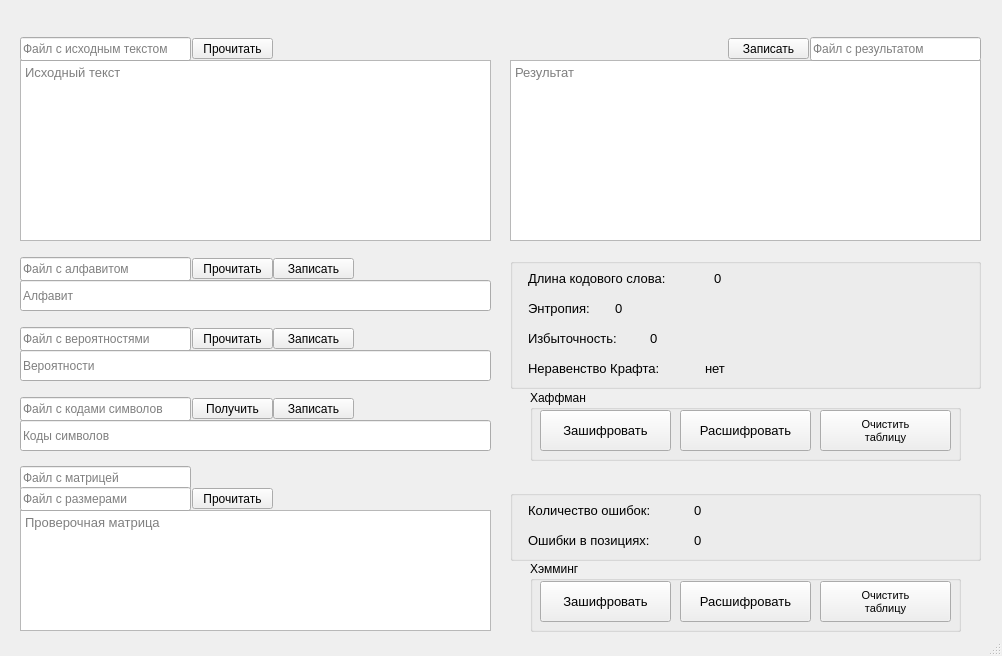
<?xml version="1.0" encoding="UTF-8"?>
<ui version="4.0">
 <class>MainWindow</class>
 <widget class="QMainWindow" name="MainWindow">
  <property name="geometry">
   <rect>
    <x>0</x>
    <y>0</y>
    <width>1002</width>
    <height>656</height>
   </rect>
  </property>
  <property name="minimumSize">
   <size>
    <width>1002</width>
    <height>656</height>
   </size>
  </property>
  <property name="maximumSize">
   <size>
    <width>1002</width>
    <height>656</height>
   </size>
  </property>
  <property name="windowTitle">
   <string>Кодировщик</string>
  </property>
  <widget class="QWidget" name="centralWidget">
   <widget class="QTextEdit" name="InitialText_TE">
    <property name="geometry">
     <rect>
      <x>20</x>
      <y>60</y>
      <width>471</width>
      <height>181</height>
     </rect>
    </property>
    <property name="font">
     <font>
      <pointsize>10</pointsize>
     </font>
    </property>
    <property name="placeholderText">
     <string>Исходный текст</string>
    </property>
   </widget>
   <widget class="QTextEdit" name="ResultText_TE">
    <property name="geometry">
     <rect>
      <x>510</x>
      <y>60</y>
      <width>471</width>
      <height>181</height>
     </rect>
    </property>
    <property name="font">
     <font>
      <pointsize>10</pointsize>
     </font>
    </property>
    <property name="placeholderText">
     <string>Результат</string>
    </property>
   </widget>
   <widget class="QLineEdit" name="Alphabet_LE">
    <property name="geometry">
     <rect>
      <x>20</x>
      <y>280</y>
      <width>471</width>
      <height>31</height>
     </rect>
    </property>
    <property name="font">
     <font>
      <pointsize>9</pointsize>
     </font>
    </property>
    <property name="mouseTracking">
     <bool>true</bool>
    </property>
    <property name="frame">
     <bool>true</bool>
    </property>
    <property name="dragEnabled">
     <bool>false</bool>
    </property>
    <property name="readOnly">
     <bool>false</bool>
    </property>
    <property name="placeholderText">
     <string>Алфавит</string>
    </property>
   </widget>
   <widget class="QLineEdit" name="InitialTextFilename_LE">
    <property name="geometry">
     <rect>
      <x>20</x>
      <y>37</y>
      <width>171</width>
      <height>24</height>
     </rect>
    </property>
    <property name="inputMask">
     <string/>
    </property>
    <property name="text">
     <string/>
    </property>
    <property name="placeholderText">
     <string>Файл с исходным текстом</string>
    </property>
   </widget>
   <widget class="QLineEdit" name="AlphabetFilename_LE">
    <property name="geometry">
     <rect>
      <x>20</x>
      <y>257</y>
      <width>171</width>
      <height>24</height>
     </rect>
    </property>
    <property name="inputMask">
     <string/>
    </property>
    <property name="text">
     <string/>
    </property>
    <property name="placeholderText">
     <string>Файл с алфавитом</string>
    </property>
   </widget>
   <widget class="QLineEdit" name="Frequency_LE">
    <property name="geometry">
     <rect>
      <x>20</x>
      <y>350</y>
      <width>471</width>
      <height>31</height>
     </rect>
    </property>
    <property name="font">
     <font>
      <pointsize>9</pointsize>
     </font>
    </property>
    <property name="readOnly">
     <bool>false</bool>
    </property>
    <property name="placeholderText">
     <string>Вероятности</string>
    </property>
   </widget>
   <widget class="QLineEdit" name="FrequencyFilename_LE">
    <property name="geometry">
     <rect>
      <x>20</x>
      <y>327</y>
      <width>171</width>
      <height>24</height>
     </rect>
    </property>
    <property name="inputMask">
     <string/>
    </property>
    <property name="text">
     <string/>
    </property>
    <property name="placeholderText">
     <string>Файл с вероятностями</string>
    </property>
   </widget>
   <widget class="QLineEdit" name="Codes_LE">
    <property name="geometry">
     <rect>
      <x>20</x>
      <y>420</y>
      <width>471</width>
      <height>31</height>
     </rect>
    </property>
    <property name="font">
     <font>
      <pointsize>9</pointsize>
     </font>
    </property>
    <property name="readOnly">
     <bool>false</bool>
    </property>
    <property name="placeholderText">
     <string>Коды символов</string>
    </property>
   </widget>
   <widget class="QLineEdit" name="CodesFilename_LE">
    <property name="geometry">
     <rect>
      <x>20</x>
      <y>397</y>
      <width>171</width>
      <height>24</height>
     </rect>
    </property>
    <property name="inputMask">
     <string/>
    </property>
    <property name="text">
     <string/>
    </property>
    <property name="placeholderText">
     <string>Файл с кодами символов</string>
    </property>
   </widget>
   <widget class="QLineEdit" name="ResultTextFilename_LE">
    <property name="geometry">
     <rect>
      <x>810</x>
      <y>37</y>
      <width>171</width>
      <height>24</height>
     </rect>
    </property>
    <property name="inputMask">
     <string/>
    </property>
    <property name="text">
     <string/>
    </property>
    <property name="placeholderText">
     <string>Файл с результатом</string>
    </property>
   </widget>
   <widget class="QPushButton" name="InitialTextRead_B">
    <property name="geometry">
     <rect>
      <x>192</x>
      <y>38</y>
      <width>81</width>
      <height>21</height>
     </rect>
    </property>
    <property name="text">
     <string>Прочитать</string>
    </property>
   </widget>
   <widget class="QPushButton" name="ResultTextWrite_B">
    <property name="geometry">
     <rect>
      <x>728</x>
      <y>38</y>
      <width>81</width>
      <height>21</height>
     </rect>
    </property>
    <property name="text">
     <string>Записать</string>
    </property>
   </widget>
   <widget class="QPushButton" name="AlphabetRead_B">
    <property name="geometry">
     <rect>
      <x>192</x>
      <y>258</y>
      <width>81</width>
      <height>21</height>
     </rect>
    </property>
    <property name="text">
     <string>Прочитать</string>
    </property>
   </widget>
   <widget class="QPushButton" name="FrequencyRead_B">
    <property name="geometry">
     <rect>
      <x>192</x>
      <y>328</y>
      <width>81</width>
      <height>21</height>
     </rect>
    </property>
    <property name="text">
     <string>Прочитать</string>
    </property>
   </widget>
   <widget class="QPushButton" name="AlphabetWrite_B">
    <property name="geometry">
     <rect>
      <x>273</x>
      <y>258</y>
      <width>81</width>
      <height>21</height>
     </rect>
    </property>
    <property name="text">
     <string>Записать</string>
    </property>
   </widget>
   <widget class="QPushButton" name="FrequencyWrite_B">
    <property name="geometry">
     <rect>
      <x>273</x>
      <y>328</y>
      <width>81</width>
      <height>21</height>
     </rect>
    </property>
    <property name="text">
     <string>Записать</string>
    </property>
   </widget>
   <widget class="QGroupBox" name="groupBox">
    <property name="geometry">
     <rect>
      <x>510</x>
      <y>258</y>
      <width>471</width>
      <height>131</height>
     </rect>
    </property>
    <property name="title">
     <string/>
    </property>
    <widget class="QLabel" name="LBL_1">
     <property name="geometry">
      <rect>
       <x>18</x>
       <y>10</y>
       <width>181</width>
       <height>21</height>
      </rect>
     </property>
     <property name="font">
      <font>
       <pointsize>10</pointsize>
      </font>
     </property>
     <property name="text">
      <string>Длина кодового слова:</string>
     </property>
    </widget>
    <widget class="QLabel" name="LBL_2">
     <property name="geometry">
      <rect>
       <x>18</x>
       <y>40</y>
       <width>91</width>
       <height>21</height>
      </rect>
     </property>
     <property name="font">
      <font>
       <pointsize>10</pointsize>
      </font>
     </property>
     <property name="text">
      <string>Энтропия:</string>
     </property>
    </widget>
    <widget class="QLabel" name="LBL_3">
     <property name="geometry">
      <rect>
       <x>18</x>
       <y>70</y>
       <width>121</width>
       <height>21</height>
      </rect>
     </property>
     <property name="font">
      <font>
       <pointsize>10</pointsize>
      </font>
     </property>
     <property name="text">
      <string>Избыточность:</string>
     </property>
    </widget>
    <widget class="QLabel" name="LBL_4">
     <property name="geometry">
      <rect>
       <x>18</x>
       <y>100</y>
       <width>171</width>
       <height>21</height>
      </rect>
     </property>
     <property name="font">
      <font>
       <pointsize>10</pointsize>
      </font>
     </property>
     <property name="text">
      <string>Неравенство Крафта:</string>
     </property>
    </widget>
    <widget class="QLabel" name="KraftInequality_LBL">
     <property name="geometry">
      <rect>
       <x>195</x>
       <y>100</y>
       <width>221</width>
       <height>21</height>
      </rect>
     </property>
     <property name="font">
      <font>
       <pointsize>10</pointsize>
      </font>
     </property>
     <property name="text">
      <string>нет</string>
     </property>
    </widget>
    <widget class="QLabel" name="Redundancy_LBL">
     <property name="geometry">
      <rect>
       <x>140</x>
       <y>70</y>
       <width>171</width>
       <height>21</height>
      </rect>
     </property>
     <property name="font">
      <font>
       <pointsize>10</pointsize>
      </font>
     </property>
     <property name="text">
      <string>0</string>
     </property>
    </widget>
    <widget class="QLabel" name="Entropy_LBL">
     <property name="geometry">
      <rect>
       <x>105</x>
       <y>40</y>
       <width>161</width>
       <height>21</height>
      </rect>
     </property>
     <property name="font">
      <font>
       <pointsize>10</pointsize>
      </font>
     </property>
     <property name="text">
      <string>0</string>
     </property>
    </widget>
    <widget class="QLabel" name="WordAverageLength_LBL">
     <property name="geometry">
      <rect>
       <x>204</x>
       <y>10</y>
       <width>141</width>
       <height>21</height>
      </rect>
     </property>
     <property name="font">
      <font>
       <pointsize>10</pointsize>
      </font>
     </property>
     <property name="text">
      <string>0</string>
     </property>
    </widget>
   </widget>
   <widget class="QPushButton" name="CodesCreate_B">
    <property name="geometry">
     <rect>
      <x>192</x>
      <y>398</y>
      <width>81</width>
      <height>21</height>
     </rect>
    </property>
    <property name="text">
     <string>Получить</string>
    </property>
    <property name="autoDefault">
     <bool>false</bool>
    </property>
    <property name="default">
     <bool>false</bool>
    </property>
    <property name="flat">
     <bool>false</bool>
    </property>
   </widget>
   <widget class="QPushButton" name="CodesWrite_B">
    <property name="geometry">
     <rect>
      <x>273</x>
      <y>398</y>
      <width>81</width>
      <height>21</height>
     </rect>
    </property>
    <property name="text">
     <string>Записать</string>
    </property>
   </widget>
   <widget class="QGroupBox" name="groupBox_2">
    <property name="geometry">
     <rect>
      <x>530</x>
      <y>390</y>
      <width>431</width>
      <height>71</height>
     </rect>
    </property>
    <property name="title">
     <string>Хаффман</string>
    </property>
    <widget class="QPushButton" name="Encode_B">
     <property name="geometry">
      <rect>
       <x>10</x>
       <y>20</y>
       <width>131</width>
       <height>41</height>
      </rect>
     </property>
     <property name="font">
      <font>
       <pointsize>10</pointsize>
      </font>
     </property>
     <property name="text">
      <string>Зашифровать</string>
     </property>
    </widget>
    <widget class="QPushButton" name="Decode_B">
     <property name="geometry">
      <rect>
       <x>150</x>
       <y>20</y>
       <width>131</width>
       <height>41</height>
      </rect>
     </property>
     <property name="font">
      <font>
       <pointsize>10</pointsize>
      </font>
     </property>
     <property name="text">
      <string>Расшифровать</string>
     </property>
    </widget>
    <widget class="QPushButton" name="Clear_B">
     <property name="geometry">
      <rect>
       <x>290</x>
       <y>20</y>
       <width>131</width>
       <height>41</height>
      </rect>
     </property>
     <property name="font">
      <font>
       <pointsize>8</pointsize>
       <weight>50</weight>
       <bold>false</bold>
      </font>
     </property>
     <property name="text">
      <string>Очистить 
таблицу</string>
     </property>
    </widget>
   </widget>
   <widget class="QGroupBox" name="groupBox_3">
    <property name="geometry">
     <rect>
      <x>530</x>
      <y>561</y>
      <width>431</width>
      <height>71</height>
     </rect>
    </property>
    <property name="title">
     <string>Хэмминг</string>
    </property>
    <widget class="QPushButton" name="HammingEncode_B">
     <property name="geometry">
      <rect>
       <x>10</x>
       <y>20</y>
       <width>131</width>
       <height>41</height>
      </rect>
     </property>
     <property name="font">
      <font>
       <pointsize>10</pointsize>
      </font>
     </property>
     <property name="text">
      <string>Зашифровать</string>
     </property>
    </widget>
    <widget class="QPushButton" name="HammingDecode_B">
     <property name="geometry">
      <rect>
       <x>150</x>
       <y>20</y>
       <width>131</width>
       <height>41</height>
      </rect>
     </property>
     <property name="font">
      <font>
       <pointsize>10</pointsize>
      </font>
     </property>
     <property name="text">
      <string>Расшифровать</string>
     </property>
    </widget>
    <widget class="QPushButton" name="HammingClear_B">
     <property name="geometry">
      <rect>
       <x>290</x>
       <y>20</y>
       <width>131</width>
       <height>41</height>
      </rect>
     </property>
     <property name="font">
      <font>
       <pointsize>8</pointsize>
       <weight>50</weight>
       <bold>false</bold>
      </font>
     </property>
     <property name="text">
      <string>Очистить 
таблицу</string>
     </property>
    </widget>
   </widget>
   <widget class="QTextEdit" name="Matrix_TE">
    <property name="geometry">
     <rect>
      <x>20</x>
      <y>510</y>
      <width>471</width>
      <height>121</height>
     </rect>
    </property>
    <property name="font">
     <font>
      <pointsize>10</pointsize>
     </font>
    </property>
    <property name="placeholderText">
     <string>Проверочная матрица</string>
    </property>
   </widget>
   <widget class="QLineEdit" name="MatrixFilename_LE">
    <property name="geometry">
     <rect>
      <x>20</x>
      <y>466</y>
      <width>171</width>
      <height>24</height>
     </rect>
    </property>
    <property name="inputMask">
     <string/>
    </property>
    <property name="text">
     <string/>
    </property>
    <property name="placeholderText">
     <string>Файл с матрицей</string>
    </property>
   </widget>
   <widget class="QPushButton" name="MatrixRead_B">
    <property name="geometry">
     <rect>
      <x>192</x>
      <y>488</y>
      <width>81</width>
      <height>21</height>
     </rect>
    </property>
    <property name="text">
     <string>Прочитать</string>
    </property>
   </widget>
   <widget class="QLineEdit" name="MatrixSizesFilename_LE">
    <property name="geometry">
     <rect>
      <x>20</x>
      <y>487</y>
      <width>171</width>
      <height>24</height>
     </rect>
    </property>
    <property name="inputMask">
     <string/>
    </property>
    <property name="text">
     <string/>
    </property>
    <property name="placeholderText">
     <string>Файл с размерами</string>
    </property>
   </widget>
   <widget class="QGroupBox" name="groupBox_4">
    <property name="geometry">
     <rect>
      <x>510</x>
      <y>490</y>
      <width>471</width>
      <height>71</height>
     </rect>
    </property>
    <property name="title">
     <string/>
    </property>
    <widget class="QLabel" name="LBL_5">
     <property name="geometry">
      <rect>
       <x>18</x>
       <y>10</y>
       <width>161</width>
       <height>21</height>
      </rect>
     </property>
     <property name="font">
      <font>
       <pointsize>10</pointsize>
      </font>
     </property>
     <property name="text">
      <string>Количество ошибок:</string>
     </property>
    </widget>
    <widget class="QLabel" name="LBL_6">
     <property name="geometry">
      <rect>
       <x>18</x>
       <y>40</y>
       <width>161</width>
       <height>21</height>
      </rect>
     </property>
     <property name="font">
      <font>
       <pointsize>10</pointsize>
      </font>
     </property>
     <property name="text">
      <string>Ошибки в позициях:</string>
     </property>
    </widget>
    <widget class="QLabel" name="ErrsPos_LBL">
     <property name="geometry">
      <rect>
       <x>184</x>
       <y>40</y>
       <width>281</width>
       <height>21</height>
      </rect>
     </property>
     <property name="font">
      <font>
       <pointsize>10</pointsize>
      </font>
     </property>
     <property name="text">
      <string>0</string>
     </property>
    </widget>
    <widget class="QLabel" name="ErrCount_LBL">
     <property name="geometry">
      <rect>
       <x>184</x>
       <y>10</y>
       <width>141</width>
       <height>21</height>
      </rect>
     </property>
     <property name="font">
      <font>
       <pointsize>10</pointsize>
      </font>
     </property>
     <property name="text">
      <string>0</string>
     </property>
    </widget>
   </widget>
  </widget>
  <widget class="QMenuBar" name="menuBar">
   <property name="geometry">
    <rect>
     <x>0</x>
     <y>0</y>
     <width>1002</width>
     <height>25</height>
    </rect>
   </property>
  </widget>
  <widget class="QStatusBar" name="statusBar"/>
 </widget>
 <layoutdefault spacing="6" margin="11"/>
 <resources/>
 <connections/>
</ui>
